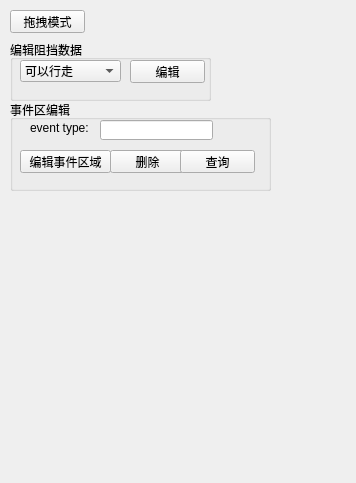
<?xml version="1.0" encoding="UTF-8"?>
<ui version="4.0">
 <class>ControlPanel</class>
 <widget class="QWidget" name="ControlPanel">
  <property name="geometry">
   <rect>
    <x>0</x>
    <y>0</y>
    <width>356</width>
    <height>483</height>
   </rect>
  </property>
  <property name="windowTitle">
   <string>ControlPanel</string>
  </property>
  <widget class="QPushButton" name="btn_drag">
   <property name="geometry">
    <rect>
     <x>10</x>
     <y>10</y>
     <width>75</width>
     <height>23</height>
    </rect>
   </property>
   <property name="text">
    <string>拖拽模式</string>
   </property>
  </widget>
  <widget class="QGroupBox" name="groupBox">
   <property name="geometry">
    <rect>
     <x>10</x>
     <y>40</y>
     <width>201</width>
     <height>61</height>
    </rect>
   </property>
   <property name="title">
    <string>编辑阻挡数据</string>
   </property>
   <widget class="QComboBox" name="cbo_stop">
    <property name="geometry">
     <rect>
      <x>10</x>
      <y>20</y>
      <width>101</width>
      <height>22</height>
     </rect>
    </property>
    <item>
     <property name="text">
      <string>可以行走</string>
     </property>
    </item>
    <item>
     <property name="text">
      <string>有遮挡</string>
     </property>
    </item>
    <item>
     <property name="text">
      <string>完全阻挡</string>
     </property>
    </item>
   </widget>
   <widget class="QPushButton" name="btn_edit">
    <property name="geometry">
     <rect>
      <x>120</x>
      <y>20</y>
      <width>75</width>
      <height>23</height>
     </rect>
    </property>
    <property name="text">
     <string>编辑</string>
    </property>
   </widget>
  </widget>
  <widget class="QGroupBox" name="groupBox_2">
   <property name="geometry">
    <rect>
     <x>10</x>
     <y>100</y>
     <width>261</width>
     <height>91</height>
    </rect>
   </property>
   <property name="title">
    <string>事件区编辑</string>
   </property>
   <widget class="QPushButton" name="btn_editEventArea">
    <property name="geometry">
     <rect>
      <x>10</x>
      <y>50</y>
      <width>91</width>
      <height>23</height>
     </rect>
    </property>
    <property name="text">
     <string>编辑事件区域</string>
    </property>
   </widget>
   <widget class="QLabel" name="label">
    <property name="geometry">
     <rect>
      <x>20</x>
      <y>20</y>
      <width>71</width>
      <height>16</height>
     </rect>
    </property>
    <property name="text">
     <string>event type:</string>
    </property>
   </widget>
   <widget class="QLineEdit" name="edit_eventType">
    <property name="geometry">
     <rect>
      <x>90</x>
      <y>20</y>
      <width>113</width>
      <height>20</height>
     </rect>
    </property>
   </widget>
   <widget class="QPushButton" name="btn_deleteEvent">
    <property name="geometry">
     <rect>
      <x>100</x>
      <y>50</y>
      <width>75</width>
      <height>23</height>
     </rect>
    </property>
    <property name="text">
     <string>删除</string>
    </property>
   </widget>
   <widget class="QPushButton" name="btn_selectedEvent">
    <property name="geometry">
     <rect>
      <x>170</x>
      <y>50</y>
      <width>75</width>
      <height>23</height>
     </rect>
    </property>
    <property name="text">
     <string>查询</string>
    </property>
   </widget>
  </widget>
 </widget>
 <layoutdefault spacing="6" margin="11"/>
 <resources/>
 <connections/>
</ui>
